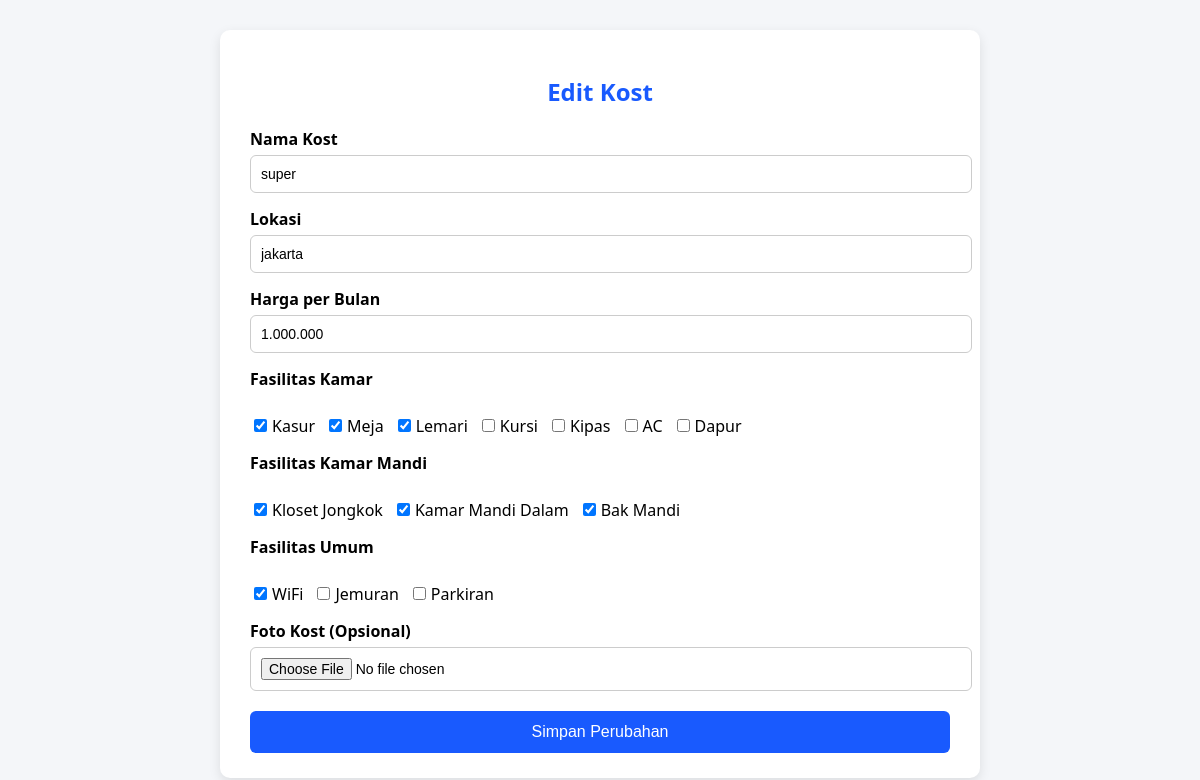
The page /edit_kost.php?id=4 (signed in) on the database its author committed.
### tables this page shows
CREATE TABLE `kost` (
  `id` int(11) NOT NULL,
  `user_id` int(11) NOT NULL,
  `nama_kost` varchar(100) NOT NULL,
  `lokasi` varchar(255) DEFAULT NULL,
  `harga_perbulan` int(11) NOT NULL,
  `fasilitas_kamar` text DEFAULT NULL,
  `fasilitas_kamar_mandi` text DEFAULT NULL,
  `fasilitas_umum` text DEFAULT NULL,
  `foto` varchar(255) DEFAULT NULL,
  `created_at` timestamp NOT NULL DEFAULT current_timestamp(),
  `jumlah_kamar` int(11) NOT NULL DEFAULT 0
);

### edit_kost.php (the view, shortened to what this page needs)
<?php
include 'koneksi.php';
$id = $_GET['id'];
$user_id = $_SESSION['user_id'];
$stmt = $conn->prepare("SELECT * FROM kost WHERE id = ? AND user_id = ?");
$stmt->bind_param("ii", $id, $user_id);
$stmt->execute();
$result = $stmt->get_result();
$data = $result->fetch_assoc();
$f_kamar = explode(', ', $data['fasilitas_kamar']);
$f_mandi = explode(', ', $data['fasilitas_kamar_mandi']);
$f_umum = explode(', ', $data['fasilitas_umum']);
?>
<!DOCTYPE html>
<html lang="id">
<head>
  <link rel="stylesheet" href="https://cdnjs.cloudflare.com/ajax/libs/font-awesome/6.5.0/css/all.min.css">
</head>
<body>
<div class="container">
  <h2>Edit Kost</h2>
  <form action="" method="POST" enctype="multipart/form-data">
    <label for="nama_kost">Nama Kost</label>
    <input type="text" name="nama_kost" value="<?= htmlspecialchars($data['nama_kost']) ?>" required>
    <label for="lokasi">Lokasi</label>
    <input type="text" name="lokasi" value="<?= htmlspecialchars($data['lokasi']) ?>" required>
    <label for="harga_bulan">Harga per Bulan</label>
    <input type="text" id="harga_bulan" name="harga_bulan" value="<?= number_format($data['harga_perbulan'], 0, '.', '.') ?>" required>
    <label>Fasilitas Kamar</label>
    <div class="checkbox-group">
      <?php
        $opsi_kamar = ['Kasur', 'Meja', 'Lemari', 'Kursi', 'Kipas', 'AC', 'Dapur'];
        foreach ($opsi_kamar as $val) {
          $checked = in_array($val, $f_kamar) ? 'checked' : '';
          echo "<label><input type='checkbox' name='fasilitas_kamar[]' value='$val' $checked>$val</label>";
        }
      ?>
    </div>
    <label>Fasilitas Kamar Mandi</label>
    <div class="checkbox-group">
      <?php
        $opsi_mandi = ['Kloset Jongkok', 'Kamar Mandi Dalam', 'Bak Mandi'];
        foreach ($opsi_mandi as $val) {
          $checked = in_array($val, $f_mandi) ? 'checked' : '';
          echo "<label><input type='checkbox' name='fasilitas_mandi[]' value='$val' $checked>$val</label>";
        }
      ?>
    </div>
    <label>Fasilitas Umum</label>
    <div class="checkbox-group">
      <?php
        $opsi_umum = ['WiFi', 'Jemuran', 'Parkiran'];
        foreach ($opsi_umum as $val) {
          $checked = in_array($val, $f_umum) ? 'checked' : '';
          echo "<label><input type='checkbox' name='fasilitas_umum[]' value='$val' $checked>$val</label>";
        }
      ?>
    </div>
    <label>Foto Kost (Opsional)</label>
    <input type="file" name="foto">
    <button type="submit">Simpan Perubahan</button>
  </form>
</div>
</body>
</html>

### edit_kost.php (style rules this page uses)
body { font-family: 'Segoe UI', sans-serif; background-color: #f4f6f9; margin: 0; padding: 30px; }
.container { max-width: 700px; background: #fff; margin: auto; padding: 25px 30px; border-radius: 10px; box-shadow: 0 4px 12px rgba(0,0,0,0.1); }
h2 { text-align: center; margin-bottom: 20px; color: #195afe; }
label { display: block; margin-top: 15px; font-weight: bold; }
input[type="text"], input[type="file"] { width: 100%; padding: 10px; margin-top: 5px; border-radius: 6px; border: 1px solid #ccc; font-size: 14px; }
.checkbox-group { display: flex; flex-wrap: wrap; gap: 10px; margin-top: 10px; }
.checkbox-group label { font-weight: normal; }
.checkbox-group input { margin-right: 5px; }
button { margin-top: 20px; width: 100%; background-color: #195afe; color: white; border: none; padding: 12px; border-radius: 6px; cursor: pointer; font-size: 16px; }

### rows shown on the page
kost: nama_kost "super", lokasi "jakarta", harga_bulan "1.000.000"

### other values the page prints
$val "Kasur"
$val "Meja"
$val "Lemari"
$val "Kursi"
$val "Kipas"
$val "AC"
$val "Dapur"
$val "Kloset Jongkok"
$val "Kamar Mandi Dalam"
$val "Bak Mandi"
$val "WiFi"
$val "Jemuran"
$val "Parkiran"
